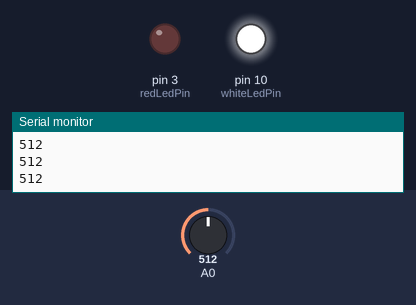
Recording of a sketch running on a simulated Arduino Uno, built with avr-gcc and run on an emulated ATmega328P. On the bench: output pins drawn as LEDs (lit = HIGH), the last lines printed to the serial monitor. The inputs (shaded band) are chosen by the test bench; at power-on: A0 = 512.

Above: at 1.2 s.
1.3 s: A0 set to 493
At 1.8 s:
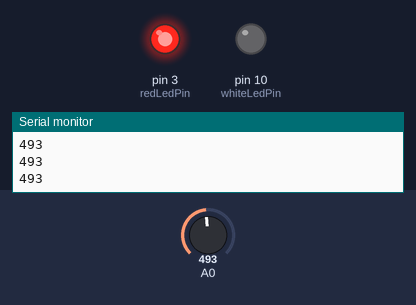
2.8 s: A0 set to 810
At 3.1 s:
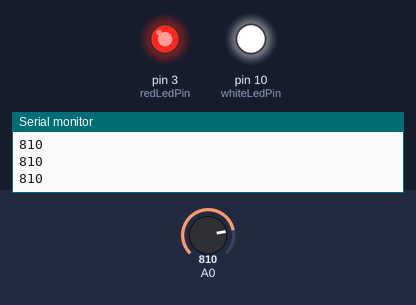
4.3 s: A0 set to 790
At 5.5 s:
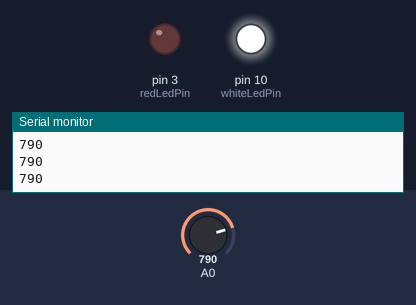
5.8 s: A0 set to 811
At 6.9 s:
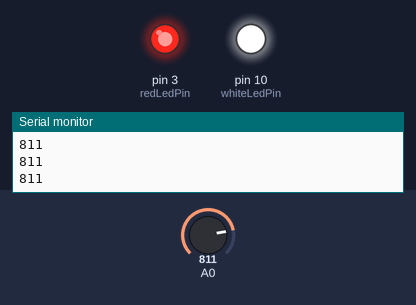
Timing chart, 0 to 8.3 s (numbered marks = the images above; inputs shaded):
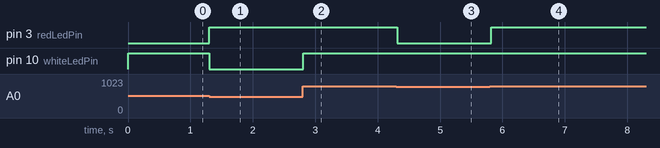

Measured:
- the behaviour switches between 501 and 500 on A0 (found by bisection; images 0 and 1)
- the behaviour switches between 801 and 800 on A0 (found by bisection; images 2 and 3)
- after the input at 1.3 s, pin 3 (redLedPin): LOW → HIGH at once; pin 10 (whiteLedPin): HIGH → LOW at once
- after the input at 2.8 s, pin 10 (whiteLedPin): LOW → HIGH at once
- after the input at 4.3 s, pin 3 (redLedPin): HIGH → LOW at once
- after the input at 5.8 s, pin 3 (redLedPin): LOW → HIGH at once

The sketch:

Soil_Moisture_Sensor_LED.ino
```cpp
int redLedPin = 3;
int whiteLedPin = 10;

void setup() {
  Serial.begin(9600);

  pinMode(redLedPin, OUTPUT);
  pinMode(whiteLedPin, OUTPUT);
}

void loop() {
  int sensorValue = analogRead(A0);

  Serial.println(sensorValue);

  if (sensorValue >= 0 && sensorValue <=500) {
    digitalWrite(redLedPin, HIGH);
    digitalWrite(whiteLedPin, LOW);
  }


  else if (sensorValue >= 501 && sensorValue <= 800) {
    digitalWrite(redLedPin, LOW);
    digitalWrite(whiteLedPin, HIGH);
  }


  else if (sensorValue >= 801 && sensorValue <= 1023) {
    digitalWrite(redLedPin, HIGH);
    digitalWrite(whiteLedPin, HIGH);
  }

  delay(100);
}
```
